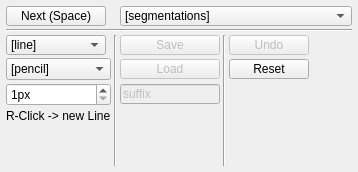
         <widget class="QWidget" name="tab_SegMan">
          <attribute name="title">
           <string>Segmentation Manual</string>
          </attribute>
          <layout class="QGridLayout" name="gridLayout_3">
           <property name="leftMargin">
            <number>6</number>
           </property>
           <property name="topMargin">
            <number>6</number>
           </property>
           <property name="rightMargin">
            <number>6</number>
           </property>
           <property name="bottomMargin">
            <number>6</number>
           </property>
           <property name="spacing">
            <number>3</number>
           </property>
           <item row="2" column="0">
            <widget class="QComboBox" name="comboBox_SegMan_Draw_Type">
             <property name="sizePolicy">
              <sizepolicy hsizetype="Preferred" vsizetype="Fixed">
               <horstretch>1</horstretch>
               <verstretch>0</verstretch>
              </sizepolicy>
             </property>
             <property name="minimumSize">
              <size>
               <width>100</width>
               <height>20</height>
              </size>
             </property>
             <property name="maximumSize">
              <size>
               <width>100</width>
               <height>20</height>
              </size>
             </property>
             <item>
              <property name="text">
               <string>[line]</string>
              </property>
             </item>
            </widget>
           </item>
           <item row="2" column="1" rowspan="5">
            <widget class="Line" name="line_SegMan_2">
             <property name="orientation">
              <enum>Qt::Vertical</enum>
             </property>
            </widget>
           </item>
           <item row="2" column="2">
            <widget class="QPushButton" name="pushButton_SegMan_Save">
             <property name="enabled">
              <bool>false</bool>
             </property>
             <property name="sizePolicy">
              <sizepolicy hsizetype="Minimum" vsizetype="Fixed">
               <horstretch>1</horstretch>
               <verstretch>0</verstretch>
              </sizepolicy>
             </property>
             <property name="minimumSize">
              <size>
               <width>100</width>
               <height>20</height>
              </size>
             </property>
             <property name="maximumSize">
              <size>
               <width>100</width>
               <height>20</height>
              </size>
             </property>
             <property name="text">
              <string>Save</string>
             </property>
            </widget>
           </item>
           <item row="2" column="3" rowspan="5">
            <widget class="Line" name="line_SegMan_3">
             <property name="orientation">
              <enum>Qt::Vertical</enum>
             </property>
            </widget>
           </item>
           <item row="3" column="2">
            <widget class="QPushButton" name="pushButton_SegMan_Load">
             <property name="enabled">
              <bool>false</bool>
             </property>
             <property name="sizePolicy">
              <sizepolicy hsizetype="Minimum" vsizetype="Fixed">
               <horstretch>1</horstretch>
               <verstretch>0</verstretch>
              </sizepolicy>
             </property>
             <property name="minimumSize">
              <size>
               <width>100</width>
               <height>20</height>
              </size>
             </property>
             <property name="maximumSize">
              <size>
               <width>100</width>
               <height>20</height>
              </size>
             </property>
             <property name="text">
              <string>Load</string>
             </property>
            </widget>
           </item>
           <item row="4" column="2">
            <widget class="QLineEdit" name="lineEdit_SegMan_SaveLoad_Suffix">
             <property name="enabled">
              <bool>false</bool>
             </property>
             <property name="sizePolicy">
              <sizepolicy hsizetype="Expanding" vsizetype="Fixed">
               <horstretch>1</horstretch>
               <verstretch>0</verstretch>
              </sizepolicy>
             </property>
             <property name="minimumSize">
              <size>
               <width>0</width>
               <height>20</height>
              </size>
             </property>
             <property name="maximumSize">
              <size>
               <width>100</width>
               <height>20</height>
              </size>
             </property>
             <property name="text">
              <string>suffix</string>
             </property>
            </widget>
           </item>
           <item row="0" column="0">
            <widget class="QPushButton" name="pushButton_SegMan_NextSegmentation">
             <property name="sizePolicy">
              <sizepolicy hsizetype="Minimum" vsizetype="Fixed">
               <horstretch>1</horstretch>
               <verstretch>0</verstretch>
              </sizepolicy>
             </property>
             <property name="minimumSize">
              <size>
               <width>100</width>
               <height>20</height>
              </size>
             </property>
             <property name="maximumSize">
              <size>
               <width>100</width>
               <height>20</height>
              </size>
             </property>
             <property name="text">
              <string>Next (Space)</string>
             </property>
             <property name="shortcut">
              <string>Space</string>
             </property>
            </widget>
           </item>
           <item row="6" column="2">
            <spacer name="verticalSpacer_SegMan">
             <property name="orientation">
              <enum>Qt::Vertical</enum>
             </property>
             <property name="sizeHint" stdset="0">
              <size>
               <width>20</width>
               <height>40</height>
              </size>
             </property>
            </spacer>
           </item>
           <item row="0" column="2" colspan="4">
            <widget class="QComboBox" name="comboBox_SegMan_SegmentationType">
             <property name="sizePolicy">
              <sizepolicy hsizetype="Preferred" vsizetype="Fixed">
               <horstretch>1</horstretch>
               <verstretch>0</verstretch>
              </sizepolicy>
             </property>
             <property name="minimumSize">
              <size>
               <width>0</width>
               <height>20</height>
              </size>
             </property>
             <property name="maximumSize">
              <size>
               <width>16777215</width>
               <height>20</height>
              </size>
             </property>
             <item>
              <property name="text">
               <string>[segmentations]</string>
              </property>
             </item>
            </widget>
           </item>
           <item row="1" column="0" colspan="6">
            <widget class="Line" name="line_SegMan_1">
             <property name="orientation">
              <enum>Qt::Horizontal</enum>
             </property>
            </widget>
           </item>
           <item row="2" column="5" rowspan="2">
            <spacer name="horizontalSpacer_SegMan">
             <property name="orientation">
              <enum>Qt::Horizontal</enum>
             </property>
             <property name="sizeHint" stdset="0">
              <size>
               <width>40</width>
               <height>20</height>
              </size>
             </property>
            </spacer>
           </item>
           <item row="5" column="0">
            <widget class="QLabel" name="label_SegMan_NewLine_Description">
             <property name="text">
              <string>R-Click -&gt; new Line</string>
             </property>
            </widget>
           </item>
           <item row="3" column="0">
            <widget class="QComboBox" name="comboBox_SegMan_Draw_Color">
             <item>
              <property name="text">
               <string>[pencil]</string>
              </property>
             </item>
            </widget>
           </item>
           <item row="4" column="0">
            <widget class="QSpinBox" name="spinBox_SegMan_Line_Width">
             <property name="suffix">
              <string>px</string>
             </property>
             <property name="minimum">
              <number>1</number>
             </property>
            </widget>
           </item>
           <item row="2" column="4">
            <widget class="QPushButton" name="pushButton_SegMan_Undo">
             <property name="enabled">
              <bool>false</bool>
             </property>
             <property name="maximumSize">
              <size>
               <width>16777215</width>
               <height>20</height>
              </size>
             </property>
             <property name="text">
              <string>Undo</string>
             </property>
            </widget>
           </item>
           <item row="3" column="4">
            <widget class="QPushButton" name="pushButton_SegMan_Reset">
             <property name="maximumSize">
              <size>
               <width>16777215</width>
               <height>20</height>
              </size>
             </property>
             <property name="text">
              <string>Reset</string>
             </property>
            </widget>
           </item>
          </layout>
         </widget>
